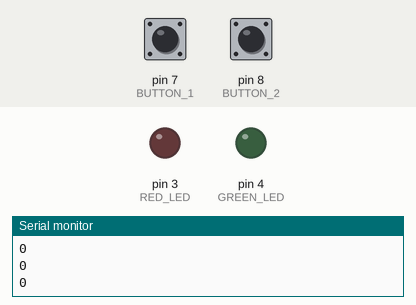
A sketch run on a simulated Arduino Uno, built with avr-gcc and run on an emulated ATmega328P. Shown: output pins drawn as LEDs (lit = HIGH), the last lines printed to the serial monitor. Inputs (shaded band) come from the test bench; at power-on: pin 7 (BUTTON_1) LOW, pin 8 (BUTTON_2) LOW.

Above: at 1.2 s.
1.3 s: pin 7 (BUTTON_1) pulled HIGH for 0.15 s
At 2.3 s:
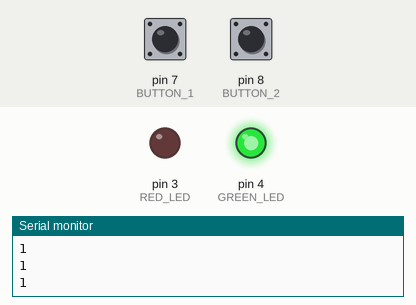
2.9 s: pin 8 (BUTTON_2) pulled HIGH for 0.15 s
At 3.6 s:
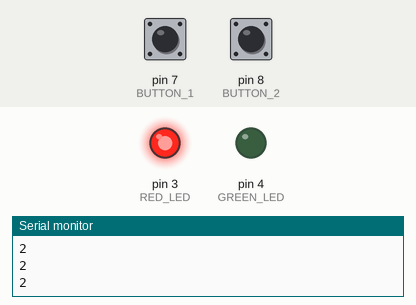
4.5 s: pin 7 (BUTTON_1) pulled HIGH for 1 s
At 4.9 s:
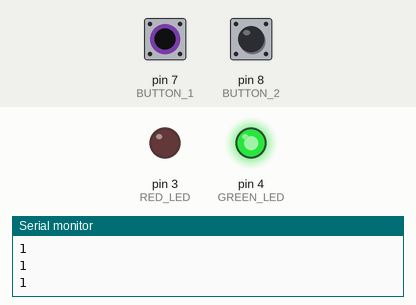
7.0 s: pin 8 (BUTTON_2) pulled HIGH for 1 s
At 8.1 s:
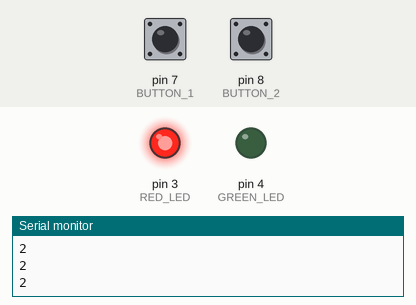
Timing chart, 0 to 10.0 s (numbered marks = the images above; inputs shaded):
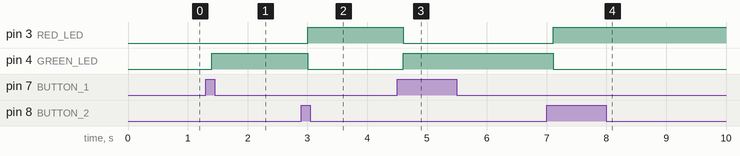

Measured:
- after the input at 1.3 s, pin 4 (GREEN_LED): LOW → HIGH after 0.10 s
- after the input at 2.9 s, pin 3 (RED_LED): LOW → HIGH after 0.10 s; pin 4 (GREEN_LED): HIGH → LOW after 0.10 s
- after the input at 4.5 s, pin 3 (RED_LED): HIGH → LOW after 0.10 s; pin 4 (GREEN_LED): LOW → HIGH after 0.10 s
- after the input at 7.0 s, pin 3 (RED_LED): LOW → HIGH after 0.11 s; pin 4 (GREEN_LED): HIGH → LOW after 0.11 s

The sketch:

Led_Notification.ino
```cpp
#define RED_LED 3
#define GREEN_LED 4
#define BUTTON_1  7
#define BUTTON_2  8

enum LED_STATES
{
  BOTH_OFF  = 0,
  GREEN_ON    = 1,
  RED_ON      = 2
};

int fsm_state;

void setup()
{
  Serial.begin(9600);
  pinMode(BUTTON_1, INPUT);
  pinMode(BUTTON_2, INPUT);
  pinMode(RED_LED, OUTPUT);
  pinMode(GREEN_LED, OUTPUT);

  // Initialize FSM
  fsm_state = BOTH_OFF;
}

void loop()
{
  // put your main code here, to run repeatedly:

  switch(fsm_state)
  {
    case BOTH_OFF:
      digitalWrite(RED_LED, LOW);
      digitalWrite(GREEN_LED, LOW);

      if (digitalRead(BUTTON_1) == HIGH)
      {
        fsm_state = GREEN_ON;
      }
      else if (digitalRead(BUTTON_2) == HIGH)
      {
        fsm_state = RED_ON;
      }

      break;

    case GREEN_ON:
      digitalWrite(RED_LED, LOW);
      digitalWrite(GREEN_LED, HIGH);

      if (digitalRead(BUTTON_2) == HIGH)
      {
        fsm_state = RED_ON;
      }
      break;

    case RED_ON:
      digitalWrite(RED_LED, HIGH);
      digitalWrite(GREEN_LED, LOW);

      if (digitalRead(BUTTON_1) == HIGH)
      {
        fsm_state = GREEN_ON;
      }
      break;

    default:
      break;
  }

  Serial.println(fsm_state);
  delay(100);
}
```
